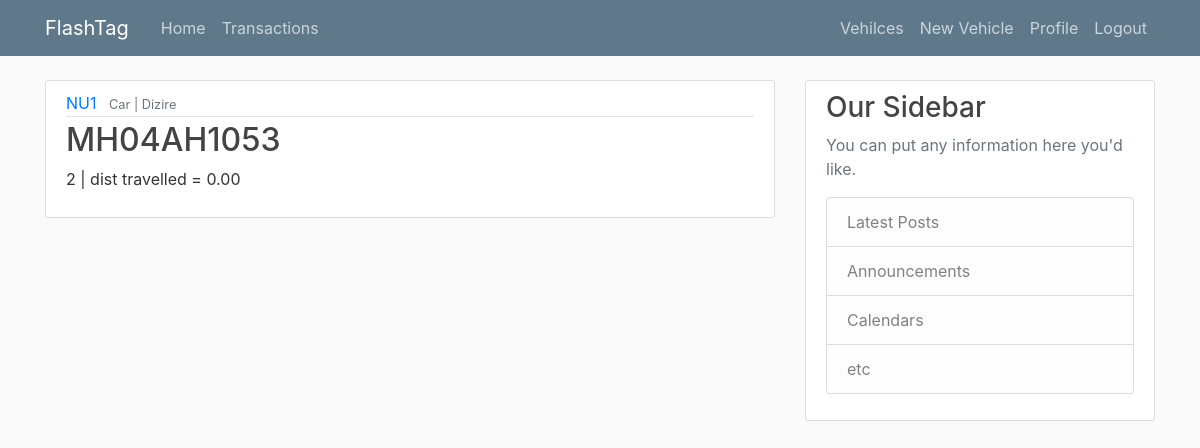
/user/NU1/ (signed in), run on the app's committed database.
### User/models.py (models this page shows, shortened)
class Vehicle(models.Model):
    user = models.ForeignKey(DjangoUser, on_delete=models.CASCADE)
    vehicle_number = models.CharField(max_length = 10,primary_key=True)
    vehicle_type = models.CharField(max_length = 10)
    vehicle_model = models.CharField(max_length = 10)
    vehicle_distance = models.DecimalField(max_digits=10,decimal_places=2,default=0)

### User/views.py (the view)
# urls.py: path('user/<str:username>/', User_views.VehicleListView.as_view(), name='User-home'),
class VehicleListView(LoginRequiredMixin, ListView):
    model = Vehicle
    template_name = 'User/vehicles.html'
    context_object_name = "vehicles"
    paginate_by = 5 #pagination
    login_url = 'User-login'
    def get_queryset(self):
        curr_user = get_object_or_404(DjangoUser, username=self.kwargs.get('username'))
        return Vehicle.objects.filter(user=curr_user).order_by('-vehicle_number')

### User/templates/User/vehicles.html (shortened to what this page needs)
{% extends "User/base.html" %}
{% block content %}
    {% for vehicle in vehicles %}
    <article class="media content-section">
        <div class="media-body">
          <div class="article-metadata">
            <a class="mr-2" href="#">{{ vehicle.user.username }}</a>
            <small class="text-muted"> {{ vehicle.vehicle_type }} | {{ vehicle.vehicle_model }} </small>
          </div>
          <h2><a class="article-title" href="#">{{ vehicle.vehicle_number }}</a></h2>
          <p class="article-content">{{ vehicle.user.id }} | dist travelled = {{ vehicle.vehicle_distance }}</p>
        </div>
      </article>
    {% endfor %}
{% endblock content %}

### User/static/User/main.css (style rules this page uses)
body { background: #fafafa; color: #333333; margin-top: 5rem; }
h1, h2, h3, h4, h5, h6 { color: #444444; }
.content-section { background: #ffffff; padding: 10px 20px; border: 1px solid #dddddd; border-radius: 3px; margin-bottom: 20px; }
.article-title { color: #444444; }
.article-content { white-space: pre-line; }
.article-metadata { padding-bottom: 1px; margin-bottom: 4px; border-bottom: 1px solid #e3e3e3 }

### data on the page
Vehicle: user.username "NU1", vehicle_type "Car", vehicle_model "Dizire", vehicle_number "MH04AH1053", user.id "2", vehicle_distance "0.00"
